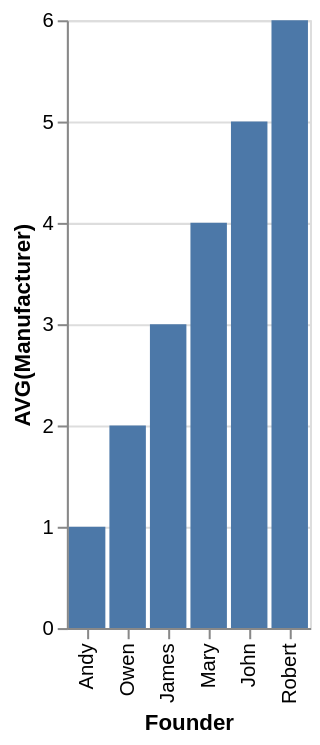

The specification (Vega-Lite) saved for this image:
### Vega-Lite specification from a JSON file in a GitHub repository (floating-point values rounded to 4 significant figures)
{"data": {"values": [{"x_data": "Andy", "y_data": 1}, {"x_data": "Owen", "y_data": 2}, {"x_data": "James", "y_data": 3}, {"x_data": "Mary", "y_data": 4}, {"x_data": "John", "y_data": 5}, {"x_data": "Robert", "y_data": 6}]}, "mark": "bar", "encoding": {"x": {"field": "x_data", "type": "nominal", "title": "Founder", "sort": {"op": "sum", "field": "y_data", "order": "ascending"}}, "y": {"field": "y_data", "type": "quantitative", "title": "AVG(Manufacturer)"}}}
